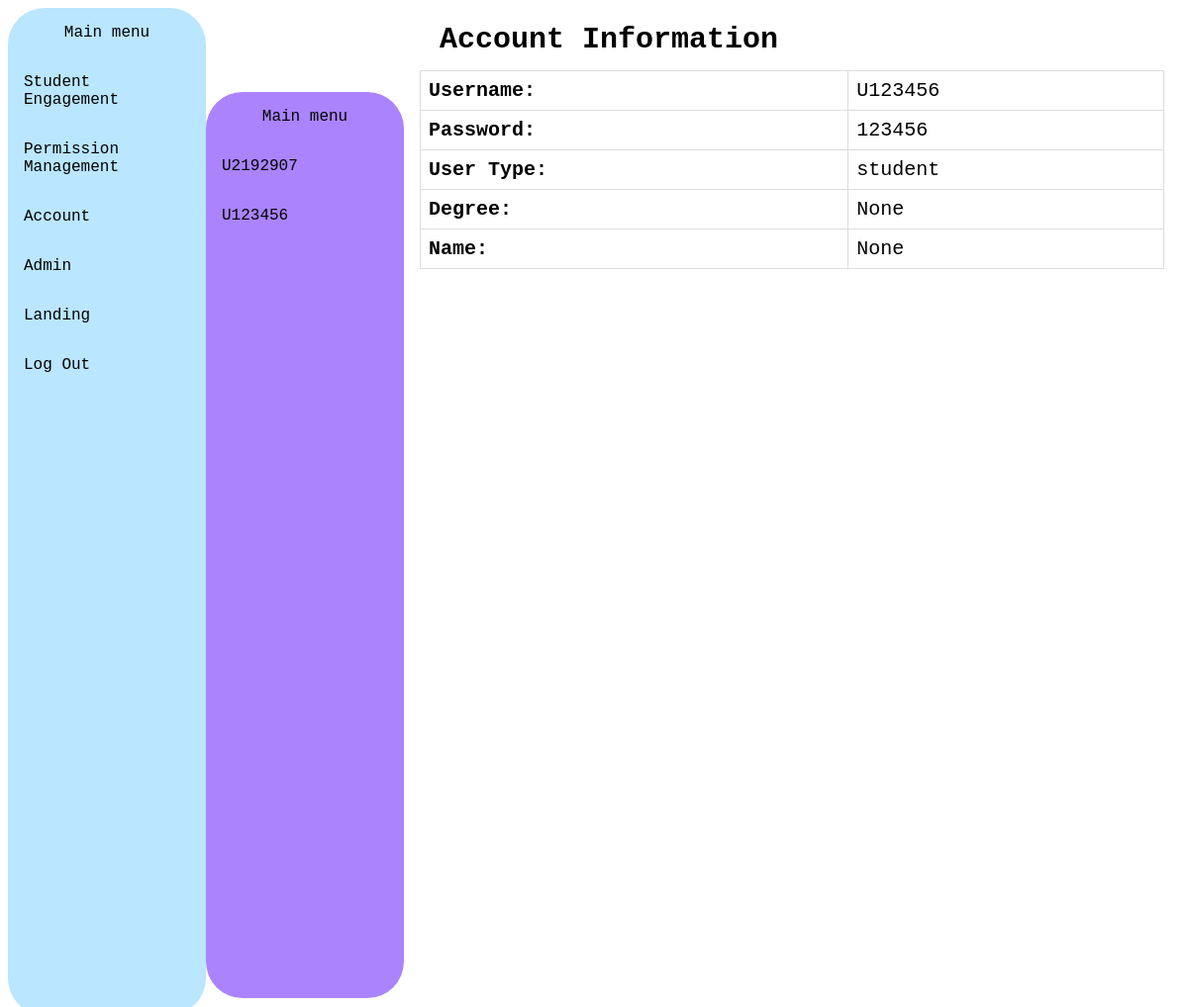
The page /account (signed in) on the database as committed earlier.
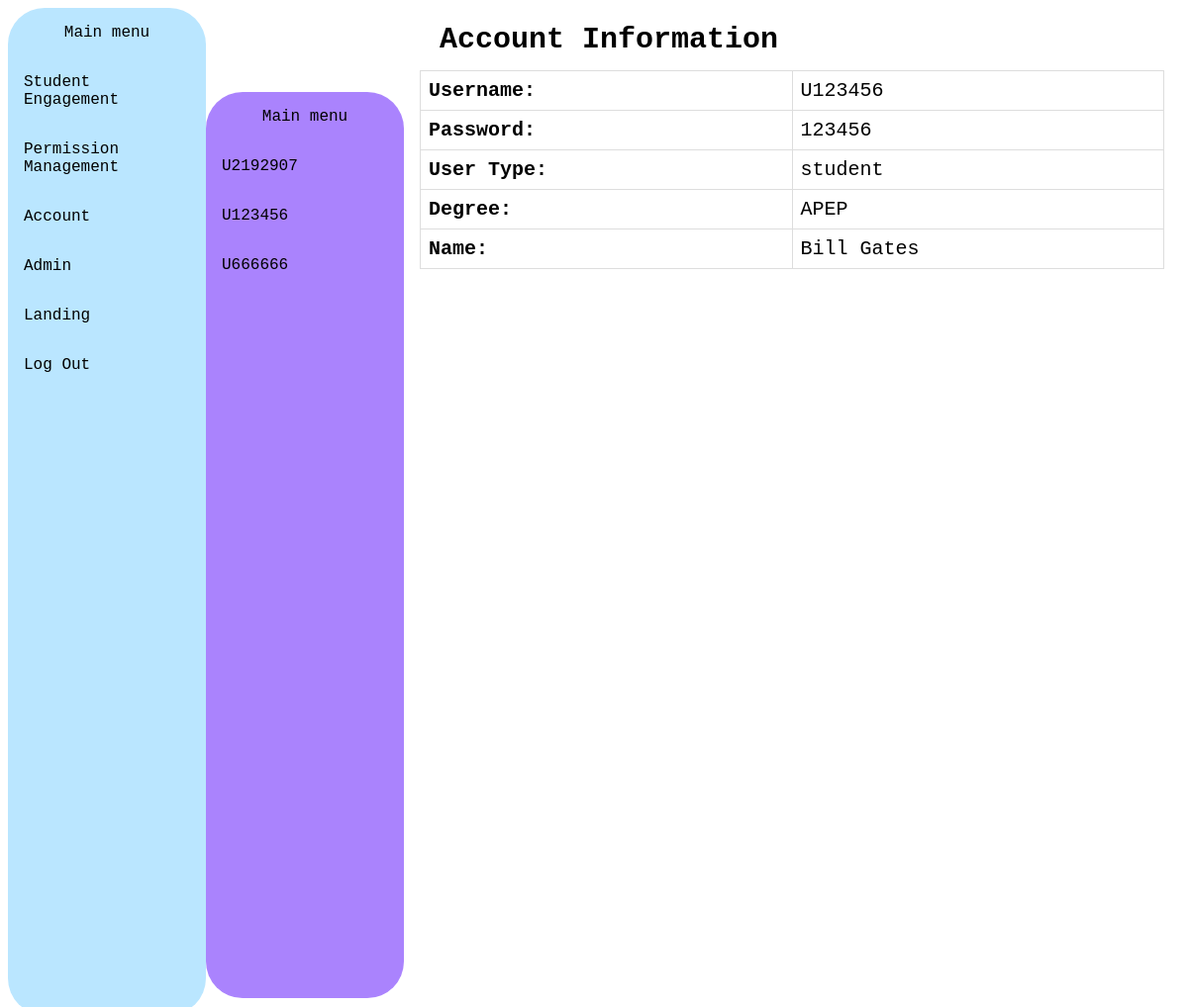
The same page on the database as committed later.
### tables this page shows
CREATE TABLE users (
    username TEXT PRIMARY KEY,
    password TEXT NOT NULL,
    user_type TEXT CHECK(user_type IN ('admin', 'student'))
, degree VARCHAR(50), name VARCHAR(50));

### main.py (the view)
@app.route('/account')
@app.route('/account/<username>')
@login_required
def account(username=None):
    if username is None:
        if 'username' not in session:
            return redirect(url_for('login'))
        username = session['username']
    con = sqlite3.connect("database.db")
    cur = con.cursor()
    query = "SELECT * FROM users"
    cur.execute(query)
    users = cur.fetchall()
    query = f"SELECT * FROM users WHERE username ='"+username+"'"
    cur.execute(query)
    user = cur.fetchone()
    return render_template('account.html', users=users, user=user)

### main.py (called while the page is built)
def login_required(f):
    @wraps(f)
    def decorated_function(*args, **kwargs):
        if 'username' not in session:
            return redirect(url_for('login'))
        return f(*args, **kwargs)
    return decorated_function

### templates/account.html (shortened to what this page needs)
<!DOCTYPE html>
<html>
<head>
</head>
<body>
<div class="sidebar1">
  <p><center>Main menu</center></p>
  <a href="{{ url_for('statistic')}}">Student Engagement</a>
  <a href="{{ url_for('permission')}}">Permission Management</a>
  <a href="{{ url_for('account')}}">Account</a>
  <a href="{{ url_for('admin')}}">Admin</a>
  <a href="{{ url_for('landing')}}">Landing</a>
  <a href="{{ url_for('logout')}}">Log Out</a>
</div>
<div class="sidebar2">
  <p><center>Main menu</center></p>
  {% for user in users %}
        <a href="{{ url_for('account', username=user[0]) }}">{{ user[0] }}</a>
    {% endfor %}
</div>
<div class="content">
  <h1>Account Information</h1>
  <table>
    <tr>
      <th>Username:</th>
      <td>{{ user[0] }}</td>
    </tr>
    <tr>
      <th>Password:</th>
      <td>{{ user[1] }}</td>
    </tr>
    <tr>
      <th>User Type:</th>
      <td>{{ user[2] }}</td>
    </tr>
    <tr>
      <th>Degree:</th>
      <td>{{ user[3] }}</td>
    </tr>
    <tr>
      <th>Name:</th>
      <td>{{ user[4] }}</td>
    </tr>
  </table>
</div>
</body>
</html>

Rows that differ between the two databases and show on the page:
changed users "student": degree (not shown) → "APEP"; name (not shown) → "Bill Gates"
added users: username "U666666"
Other text that changed with them:
{{ user[3] }}: "None" → (not shown)
{{ user[4] }}: "None" → (not shown)
